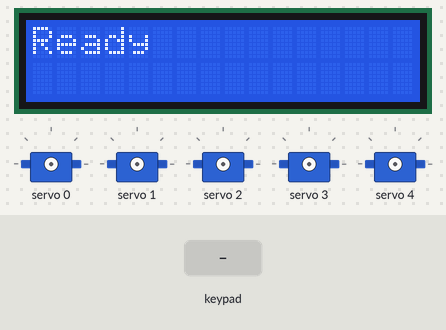
Bench run of a sketch on a simulated ESP32. On the bench: 16×2 character LCD, 5 × servo. The test bench sets the inputs (shaded band).

Above: at 1.2 s.
1.3 s: keypad keys 1 9 1 8 5 4 pressed 0.4 s apart
At 1.7 s:
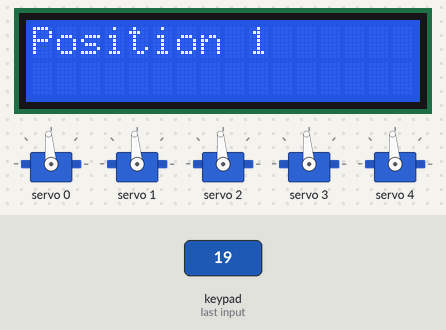
6.7 s: key '2' pressed
At 8.6 s:
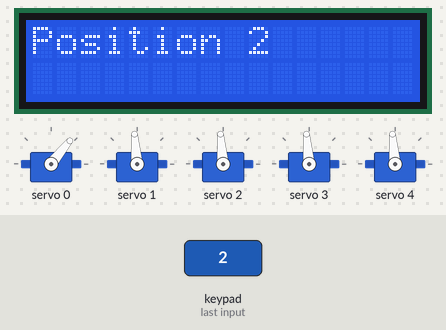
8.9 s: key '3' pressed
At 9.9 s:
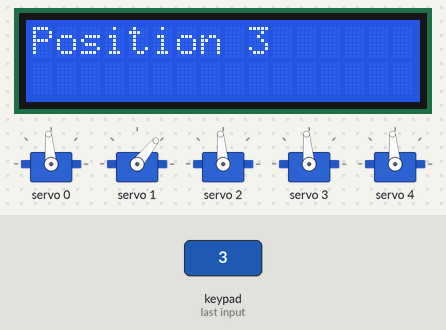
10.4 s: keypad keys 1 3 9 7 2 2 pressed 0.4 s apart
At 13.2 s:
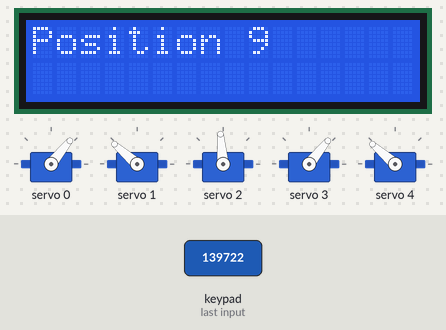
15.8 s: key '6' pressed
At 17.7 s:
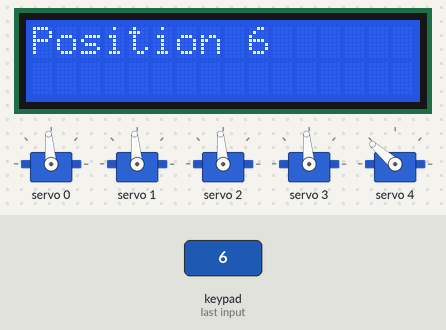
18.0 s: key '1' pressed
At 19.1 s:
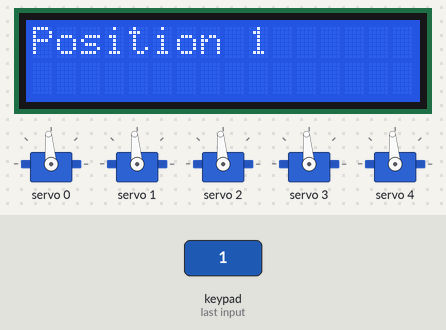
Timing chart, 0 to 20.5 s (numbered marks = the images above; inputs shaded):
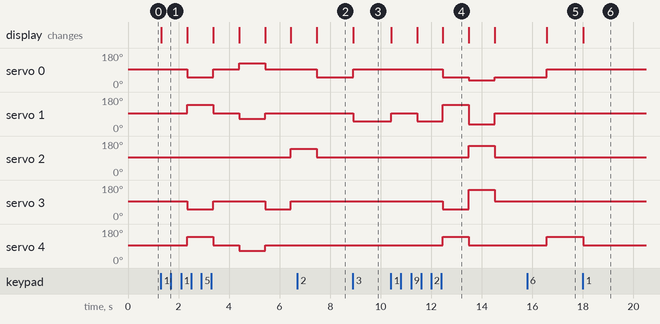

Measured:
- after the input at 1.3 s, servo 0: 95° → 51° after 1.0 s, → 95° 1.0 s later, → 125° 1.0 s later, → 95° 1.0 s later; servo 1: 95° → 139° after 1.0 s, → 95° 1.0 s later, → 66° 1.0 s later, → 95° 1.0 s later
- after the input at 6.7 s, servo 0: 95° → 51° after 0.78 s; servo 2: 139° → 95° after 0.78 s; the display: changes after 0.78 s (image 2)
- after the input at 8.9 s, servo 0: 51° → 95° at once; servo 1: 95° → 51° at once; the display: changes at once (image 3)
- after the input at 10.4 s, servo 0: 95° → 51° after 2.1 s, → 36° 1.0 s later, → 51° 1.0 s later; servo 1: 51° → 95° at once, → 51° 1.0 s later, → 139° 1.0 s later, → 36° 1.0 s later, … (5 changes in this stretch)
- after the input at 15.8 s, servo 0: 51° → 95° after 0.78 s; servo 4: 95° → 139° after 0.78 s; the display: changes after 0.78 s (image 5)
- after the input at 18.0 s, servo 4: 139° → 95° at once; the display: changes at once (image 6)
- what the display in image 4 shows lasts 1.0 s, from 12.5 s to 13.5 s

The sketch:

rob499_arduino_code.ino
```cpp
#include <Wire.h>
#include <Adafruit_PWMServoDriver.h>
#include <LiquidCrystal.h>
#include <Keypad.h>

// LCD connected to digital GPIO pins (parallel LCD, not I2C)
const int rs = 26, en = 25, d4 = 33, d5 = 32, d6 = 35, d7 = 34;
LiquidCrystal lcd(rs, en, d4, d5, d6, d7);

// Keypad setup
const byte ROWS = 4;
const byte COLS = 4;
char keys[ROWS][COLS] = {
  {'1','2','3','A'},
  {'4','5','6','B'},
  {'7','8','9','C'},
  {'*','0','#','D'}
};
byte rowPins[ROWS] = {19, 18, 5, 4};    // Connect to R1, R2, R3, R4
byte colPins[COLS] = {15, 2, 13, 12};   // Connect to C1, C2, C3, C4
Keypad keypad = Keypad(makeKeymap(keys), rowPins, colPins, ROWS, COLS);

// Servo Driver (PCA9685)
Adafruit_PWMServoDriver pwm = Adafruit_PWMServoDriver();  // Default I2C addr = 0x40
#define SERVOMIN 150  // Pulse length for 0 degrees
#define SERVOMAX 600  // Pulse length for 180 degrees

// Define 9 movements with 5 servo positions each
int positions[9][5] = {
  {90, 90, 90, 90, 90},     // Position 1 – All neutral
  {45, 90, 90, 90, 90},     // Position 2 – Servo 1
  {90, 45, 90, 90, 90},     // Position 3 – Servo 2
  {90, 90, 135, 90, 90},    // Position 4 – Servo 3
  {90, 90, 90, 45, 90},     // Position 5 – Servo 4
  {90, 90, 90, 90, 135},    // Position 6 – Servo 5
  {30, 30, 150, 150, 90},   // Position 7 – combo
  {120, 60, 90, 90, 60},    // Position 8 – combo
  {45, 135, 90, 45, 135}    // Position 9 – combo
};

void setup() {
  // I2C for PCA9685 (SDA = D21, SCL = D22 on ESP32)
  Wire.begin(21, 22);
  pwm.begin();
  pwm.setPWMFreq(60);  // Recommended frequency for servos

  // LCD setup
  lcd.begin(16, 2);  // 16 columns, 2 rows
  lcd.clear();
  lcd.setCursor(0, 0);
  lcd.print("Ready");
}

void loop() {
  char key = keypad.getKey();

  if (key && key >= '1' && key <= '9') {
    int index = key - '1';

    // Show message on LCD
    lcd.clear();
    lcd.setCursor(0, 0);
    lcd.print("Position ");
    lcd.print(key);

    // Move all 5 servos to position
    for (int i = 0; i < 5; i++) {
      int angle = positions[index][i];
      int pulse = map(angle, 0, 180, SERVOMIN, SERVOMAX);
      pwm.setPWM(i, 0, pulse);  // Channel, on=0, off=pulse
    }

    delay(1000); // optional pause
  }
}
```
